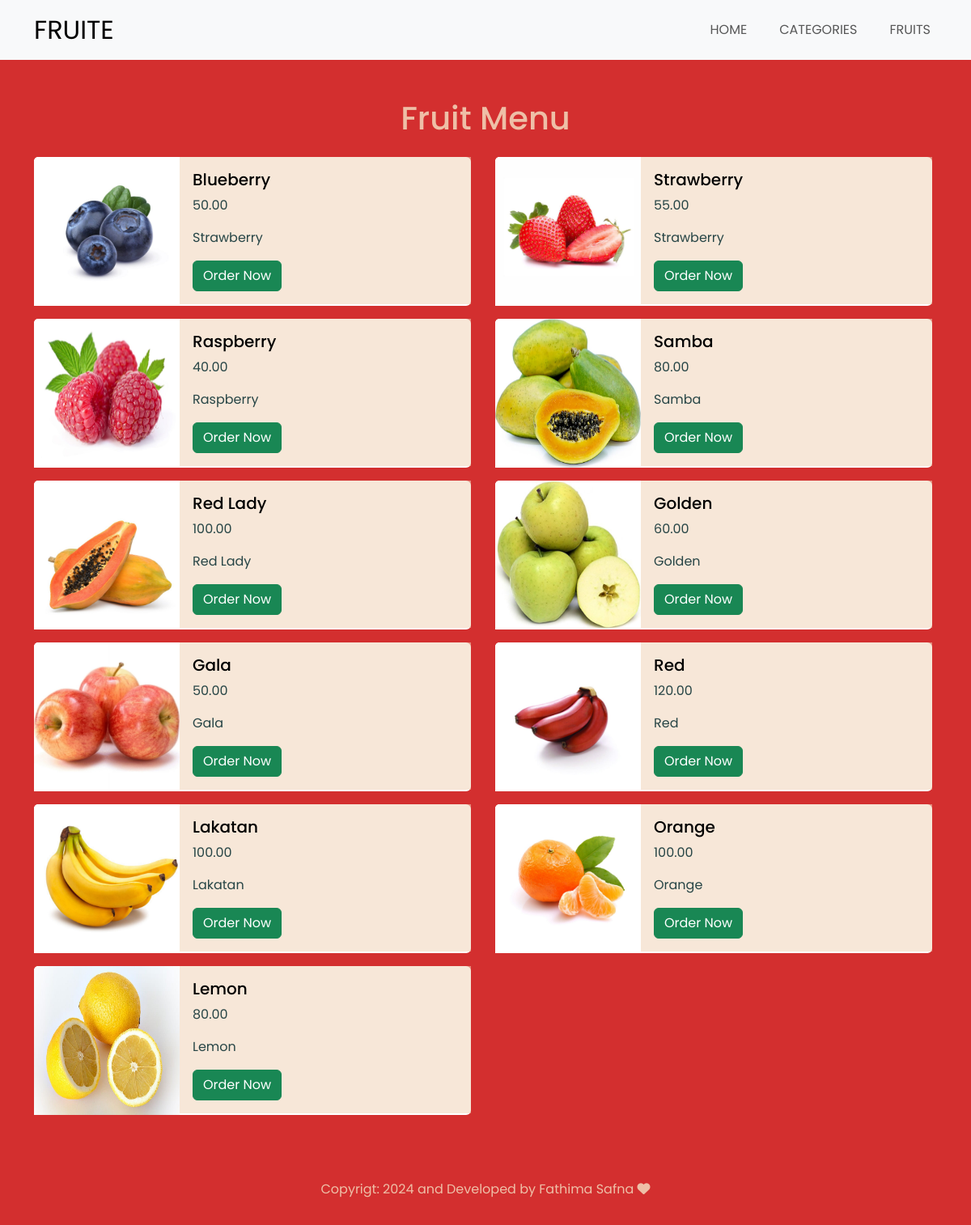
Screenshot of /fruit.php with the database file from the repository.
### tables this page shows
CREATE TABLE `tbl_fruit` (
  `id` int(10) UNSIGNED NOT NULL,
  `title` varchar(100) NOT NULL,
  `description` text NOT NULL,
  `price` decimal(10,2) NOT NULL,
  `image_name` varchar(255) NOT NULL,
  `catagory_id` int(10) UNSIGNED NOT NULL,
  `feartured` varchar(10) NOT NULL,
  `active` varchar(10) NOT NULL
);

### fruit.php (the view, shortened to what this page needs)
<?php include('partial-front/menu.php'); ?>
<section id ="" class="menu">
        <div class="container py-5">
            <div class="row">
                <h1 class="text-center pb-3">Fruit Menu</h1>
                <?php
                  $sql= "SELECT *FROM tbl_fruit WHERE active='YES'";
                  $res = mysqli_query($conn, $sql);
                $count = mysqli_num_rows($res);
                if ($count>0)
                {
                  while($row=mysqli_fetch_assoc($res))
                  {
                    $id = $row['id'];
                    $title = $row['title'];
                    $price = $row['price'];
                    $description = $row['description'];
                    $image_name = $row['image_name'];
                    ?>
                          <div class="col-md-6">
                            <div class="card mb-3" style="max-width: 540px;">
                                <div class="row g-0">
                                  <div class="col-md-4">
                                  <div class="card" style="height: 11.5rem;">
                                  <?php
                                    if($image_name== "")
                                    {
                                      echo "Image not Available";
                                    }
                                    else
                                    {
                                      ?>
                                      <img src="<?php echo SITEURL; ?>images/fruit/<?php echo $image_name; ?>" class="card-img-top" alt="...">
                                      <?php
                                    }
                                    ?>
                                  </div>
                                  </div>
                                  <div class="col-md-8">
                                    <div class="card-body">
                                      <h5 class="card-title"><?php echo $title; ?></h5>
                                      <p class="card-text"><?php echo $price; ?></p>
                                      <p class="card-text"><?php echo $description; ?></p>
                                     <a href="<?php echo SITEURL; ?>orders.php?fruit_id=<?php echo $id ?>" <button type="button" class="btn btn-success">Order Now</button></a>
                                    </div>
                                  </div>
                                </div>
                              </div>
                        </div>
                    <?php
                  }
                }
                else
                {
                  echo "Fruit not Available";
                }
                  ?>
            </div>
        </div>
</section>
<?php include('partial-front/footer.php'); ?>

### css/style.css (style rules this page uses)
body { font-family: "Poppins", sans-serif; }
.card-img-top { height :300px; }
.card-body { background-color: #f1d3b88c; }
.menu { background-color:#D32F2F; color:#f1d3b8e1; }
.card-text { color:#274546; border: none; }
.card { color: black; border: none; }

### rows the page displays
tbl_fruit: image_name (picture), title "Blueberry", price "50.00", description "Strawberry"
tbl_fruit: image_name (picture), title "Strawberry", price "55.00", description "Strawberry"
tbl_fruit: image_name (picture), title "Raspberry", price "40.00", description "Raspberry"
tbl_fruit: image_name (picture), title "Samba", price "80.00", description "Samba"
tbl_fruit: image_name (picture), title "Red Lady", price "100.00", description "Red Lady"
tbl_fruit: image_name (picture), title "Golden", price "60.00", description "Golden"
tbl_fruit: image_name (picture), title "Gala", price "50.00", description "Gala"
tbl_fruit: image_name (picture), title "Red", price "120.00", description "Red"
tbl_fruit: image_name (picture), title "Lakatan", price "100.00", description "Lakatan"
tbl_fruit: image_name (picture), title "Orange", price "100.00", description "Orange"
tbl_fruit: image_name (picture), title "Lemon", price "80.00", description "Lemon"
